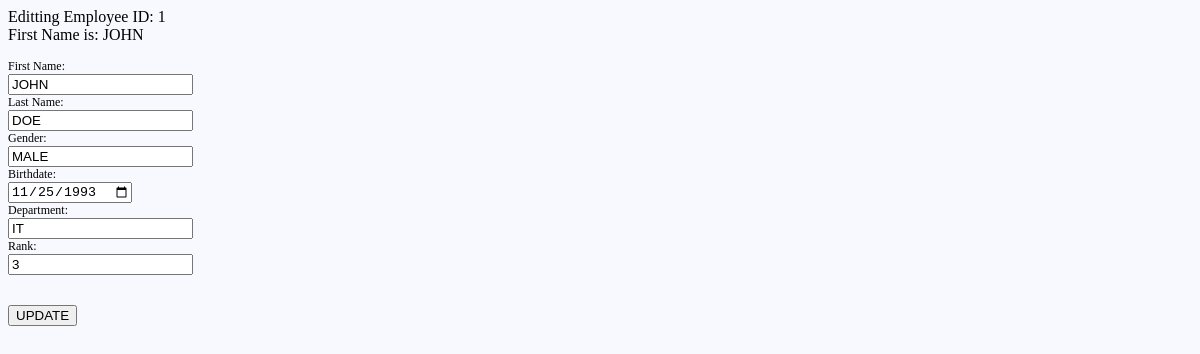
/philsite/edit.php?key=1&fname=JOHN, run on the app's committed database.
### tables this page shows
CREATE TABLE `tblemployee` (
  `ID` int(11) NOT NULL,
  `Efname` varchar(255) NOT NULL,
  `Elname` varchar(255) NOT NULL,
  `Egender` varchar(6) NOT NULL,
  `Ebirthdate` date NOT NULL,
  `Edept` varchar(255) NOT NULL,
  `rank` varchar(255) NOT NULL
);

### philsite/edit.php (the view, shortened to what this page needs)
<?php
    include_once ("config.php");
    $eid = $_GET['key'];
    $fname = $_GET['fname'];
    echo "Editting Employee ID: " . $eid . "<br/>" . "First Name is: " .  $fname;
    $sql = "SELECT * FROM tblemployee WHERE id = :x";
    $query = $conn->prepare($sql);
    $query->execute(array(':x' => $eid));
    while($row=$query->fetch(PDO::FETCH_ASSOC))
    {
        $firstName = $row['Efname'];
        $lastName = $row['Elname'];
        $gender = $row['Egender'];
        $bday = $row['Ebirthdate'];
        $dept = $row['Edept'];
        $rank = $row['rank'];
    }
?>
<!DOCTYPE html>
<html lang="en">
<head>
    <link rel="stylesheet" href="style.css">
</head>
<body>
    <form action="update.php" method="POST">
        <br/>
        <label for="">First Name:</label> <br/>
        <input type="text" name="firstname" value="<?php echo $firstName; ?>"> <br/>
        <label for="">Last Name:</label> <br/>
        <input type="text" name="lastname" value="<?php echo $lastName; ?>"> <br/>
        <label for="">Gender:</label> <br/>
        <input type="text" name="gender" value="<?php echo $gender; ?>"> <br/>
        <label for="">Birthdate:</label> <br/>
        <input type="date" name="bdate" value="<?php echo $bday; ?>"> <br/>
        <label for="">Department:</label> <br/>
        <input type="text" name="dept" value="<?php echo $dept; ?>"> <br/>
        <label for="">Rank:</label> <br/>
        <input type="text" name="rank" value="<?php echo $rank; ?>"> <br/><br/>
        <input type="hidden" name="id" value="<?php echo $eid; ?>"> <br/>
        <input type="submit" name="update" value="UPDATE"/> <br/>
    </form>
</body>
</html>

### philsite/style.css (style rules this page uses)
body { width: 100%; background-color: ghostwhite; }
form { display: inline-break; font-size: 12px; font-family: tahoma; text-align: left; margin: 0 auto; }

### data on the page
tblemployee: firstname "JOHN", lastname "DOE", gender "MALE", bdate "11/25/1993", dept "IT", rank "3"

### other printed values
$eid "1"
$fname "JOHN"
